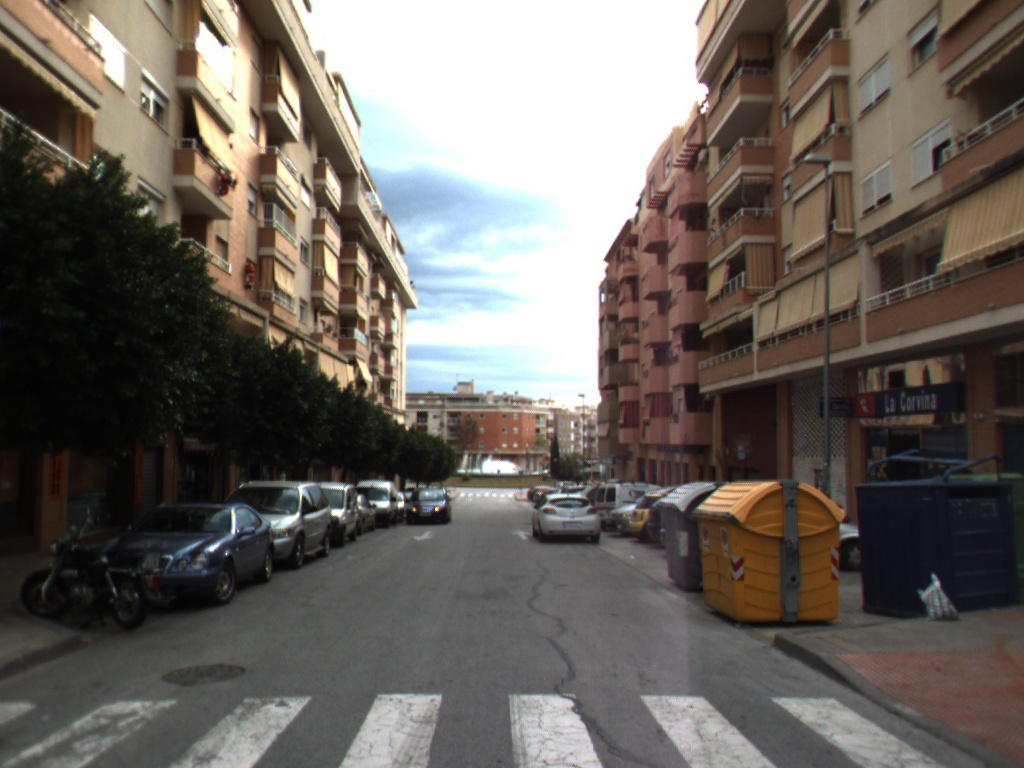
//> input picture images/right.jpg, 1024 x 768 px
$ ./sensorfusion_assign1   (built with g++ and OpenCV 4)
//> lines starting //> are read from the running program, lines starting //| are printed output that depends on the picture; after the words box and inside, x2 and y2 are one past the last pixel; in counts of white or black regions, pixels touching at a corner belong together
### sensorfusion_assign1/sensorfusion_assign1.h
// sensorfusion_assign1.h : Include file for standard system include files,
// or project specific include files.

#pragma once

#include <iostream>

// TODO: Reference additional headers your program requires here.

### sensorfusion_assign1/sensorfusion_assign1.cpp
#include <iostream>
#include <opencv2/opencv.hpp>
#include <math.h>
#include "sensorfusion_assign1.h"
#include <time.h>
#include <vector>

using namespace std;
using namespace cv;

void FitLineRANSAC(
	vector<Point> points_,
	double threshold_,
	int maximum_iteration_number_,
	Mat image_)
{
	srand(time(NULL));
	int iterationNumber = 0;

	vector<int> inliers;
	inliers.reserve(points_.size());

	constexpr int kSampleSize = 2;
	std::vector<int> sample(kSampleSize);
	bool shouldDraw = image_.data != nullptr;
	while (iterationNumber++ < maximum_iteration_number_)
	{
		// 1. Select a minimal sample, i.e., in this case, 2 random points.
		for (size_t sampleIdx = 0; sampleIdx < kSampleSize; ++sampleIdx)
		{
			do
			{
				sample[sampleIdx] =
					round((points_.size() - 1) * static_cast<double>(rand()) / static_cast<double>(RAND_MAX));
				if (sampleIdx == 0)
					break;
				if (sampleIdx == 1 &&
					sample[0] != sample[1])
					break;
			} while (true);
		}
		// 2. Fit a line to the points.
		const Point2d& p1 = points_[sample[0]]; // First point selected
		const Point2d& p2 = points_[sample[1]]; // Second point select
		Point2d v = p2 - p1; // Direction of the line
		v = v / cv::norm(v); // Division by the length of the vector to make it unit length
		Point2d n; // Normal of the line (perpendicular to the line)
		// Rotate v by 90° to get n
		n.x = -v.y;
		n.y = v.x;
		// distance(line, point) = | a * x + b * y + c | / sqrt(a * a + b * b)
		// if ||n||_2 = 1 (unit length) then sqrt(a * a + b * b) = 1 and I don't have to do the division that is in the previous line
		long double a = n.x;
		long double b = n.y;
		long double c = -(a * p1.x + b * p1.y);

		// 3. Count the number of inliers, i.e., the points closer than the threshold.
		inliers.clear();
		for (size_t pointIdx = 0; pointIdx < points_.size(); ++pointIdx)
		{
			const Point2d& point = points_[pointIdx];
			const long double distance =
				abs(a * point.x + b * point.y + c);

			if (distance < threshold_)
			{
				inliers.emplace_back(pointIdx);
			}
		}

		if (inliers.size() > 150 && shouldDraw)
		{
			for (size_t pointIdx = inliers.size()-1; pointIdx > 0; --pointIdx)
			{
				points_.erase(points_.begin() + inliers[pointIdx]);
			}
			inliers.clear();
			inliers.resize(0);
			cv::line(image_,
				p1,
				p2,
				cv::Scalar(0, 0, 255),
				1);
		}
	}
}

void DrawPoints(vector<Point>& points, Mat image)
{
	for (int i = 0; i < points.size(); ++i)
	{
		circle(image, points[i], 1, Scalar(255, 255, 255));
	}
}

int main()
{
	Mat input = imread("right.jpg", 1);
//> input is the input picture: 768 rows x 1024 cols, CV_8UC3; mean B, G, R 93.9, 99.8, 105.9

	if (input.data == nullptr) {
		cerr << "Failed to load image" << endl;
	}
	Mat gray;
	Mat edge_gaus;
	int kernel_size = 5;
	Mat blur_gray;
	cvtColor(input, gray, CV_BGR2GRAY);
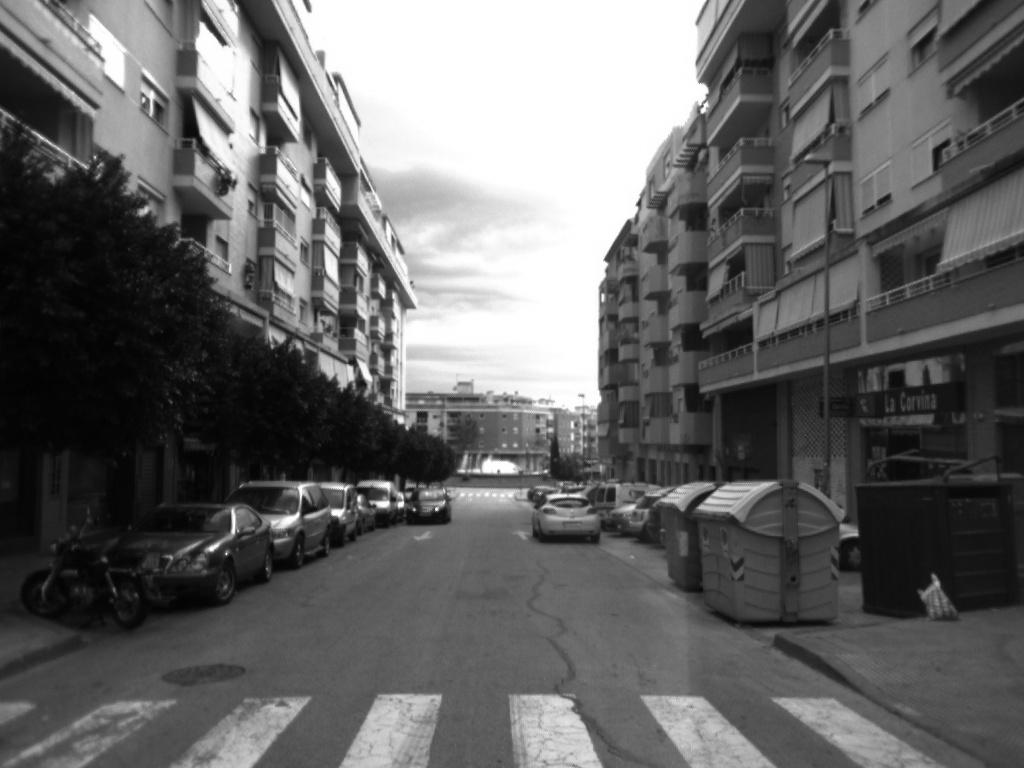
//> gray: 768 rows x 1024 cols, CV_8UC1; min 2, max 255, mean 101
	GaussianBlur(gray, blur_gray, Size(3, 3), 1.0);
	Canny(blur_gray, edge_gaus, 50, 150, 3, true);
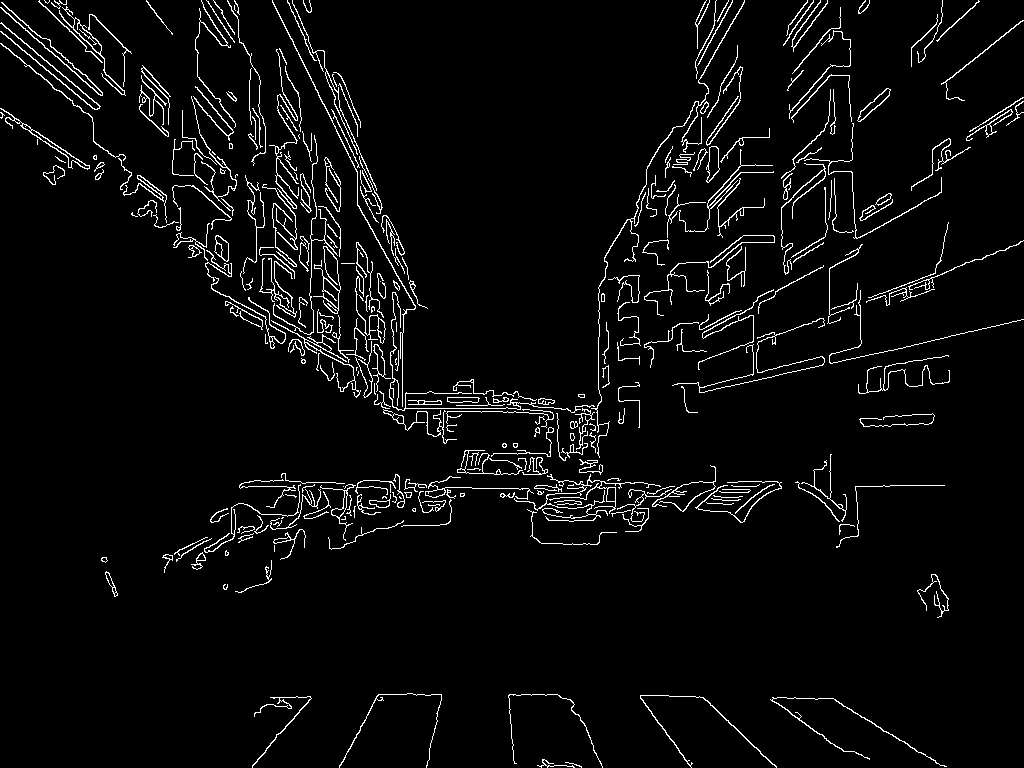
//> edge_gaus: 768 rows x 1024 cols, CV_8UC1; 4.1% white in thin lines or dots
	//imshow("Gaus", edge_gaus);
	Mat image = Mat::zeros(edge_gaus.rows, edge_gaus.cols, CV_8UC3);
	vector<Point> points;

	findNonZero(edge_gaus, points);
//> points = 32016 items
	//DrawPoints(points, input);
	FitLineRANSAC(points, 0.5, 100000, input);
//> in FitLineRANSAC, `bool shouldDraw = image_.data != nullptr;`: shouldDraw = true
//> the loop in FitLineRANSAC, `while (iterationNumber++ < maximum_iteration_number_)` made 100000 passes
//> (p1, p2, v, a, b, c) on passes 1 to 3: (Point(314, 267), Point(637, 317), Point(0.988, 0.153), -0.153, 0.988, -215.8), (Point(288, 162), Point(353, 350), Point(0.327, 0.945), -0.945, 0.327, 219.3), (Point(563, 483), Point(275, 181), Point(-0.69, -0.724), 0.724, -0.69, -74.1)
//> after the loop in FitLineRANSAC, `while (iterationNumber++ < maximum_iteration_number_)`:
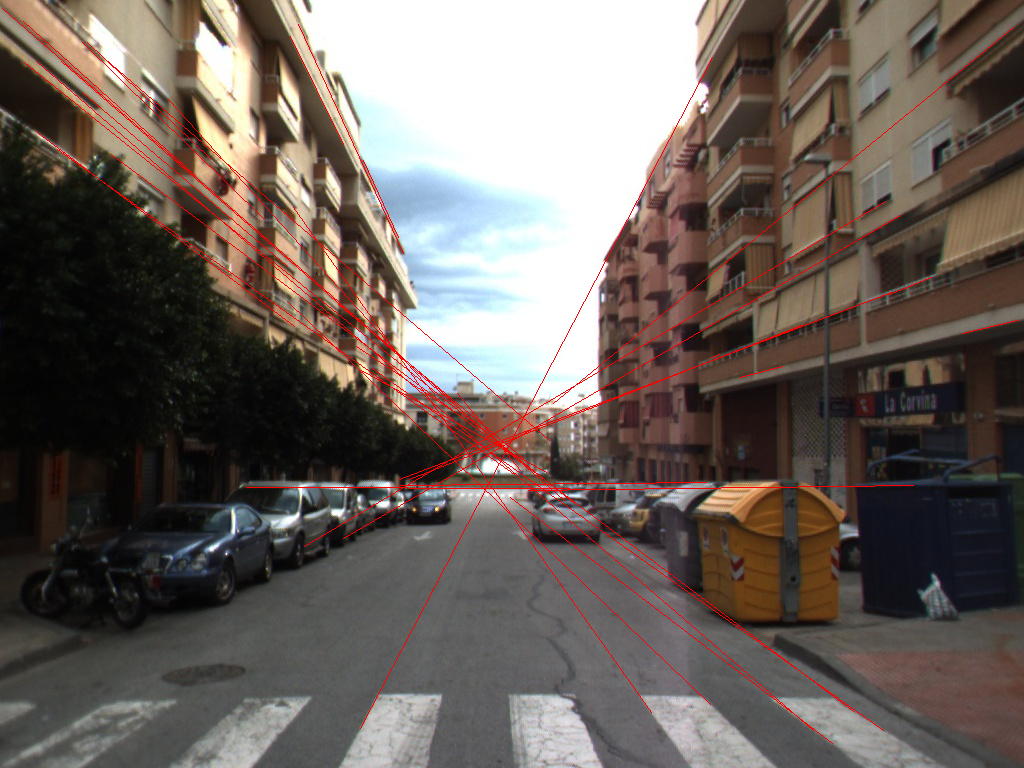
//> image_: 768 rows x 1024 cols, CV_8UC3; 1.5% of pixels changed, all inside (x1, y1, x2, y2) = (2, 8, 1018, 744)
//> after the loop in FitLineRANSAC, `while (iterationNumber++ < maximum_iteration_number_)`: iterationNumber = 100001; inliers = 47 values from 4111 to 8384; points_ = 25957 items

	imshow("Edge detected image", edge_gaus);
	imshow("Output", input);
	waitKey(0);

	return 0;
}

$ run again, with images/0095.jpg copied over images/right.jpg
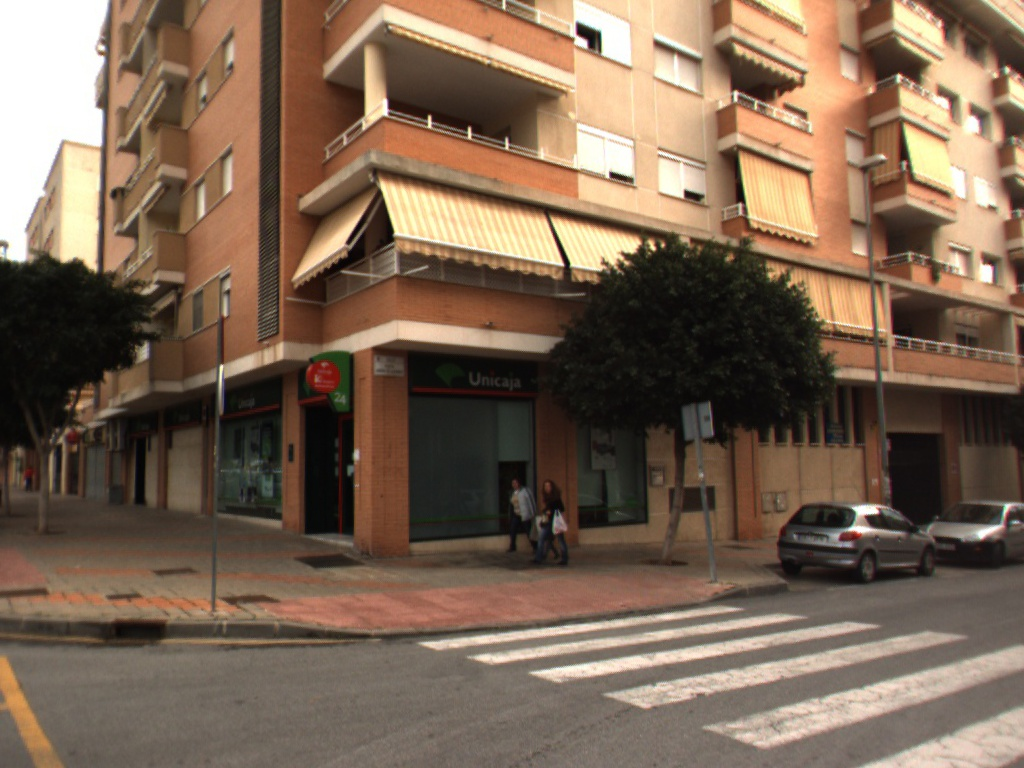
//> input picture images/0095.jpg, 1024 x 768 px
//> input is the input picture: 768 rows x 1024 cols, CV_8UC3; mean B, G, R 82.7, 101, 122.8
//> `Canny(blur_gray, edge_gaus, 50, 150, 3, true);`:
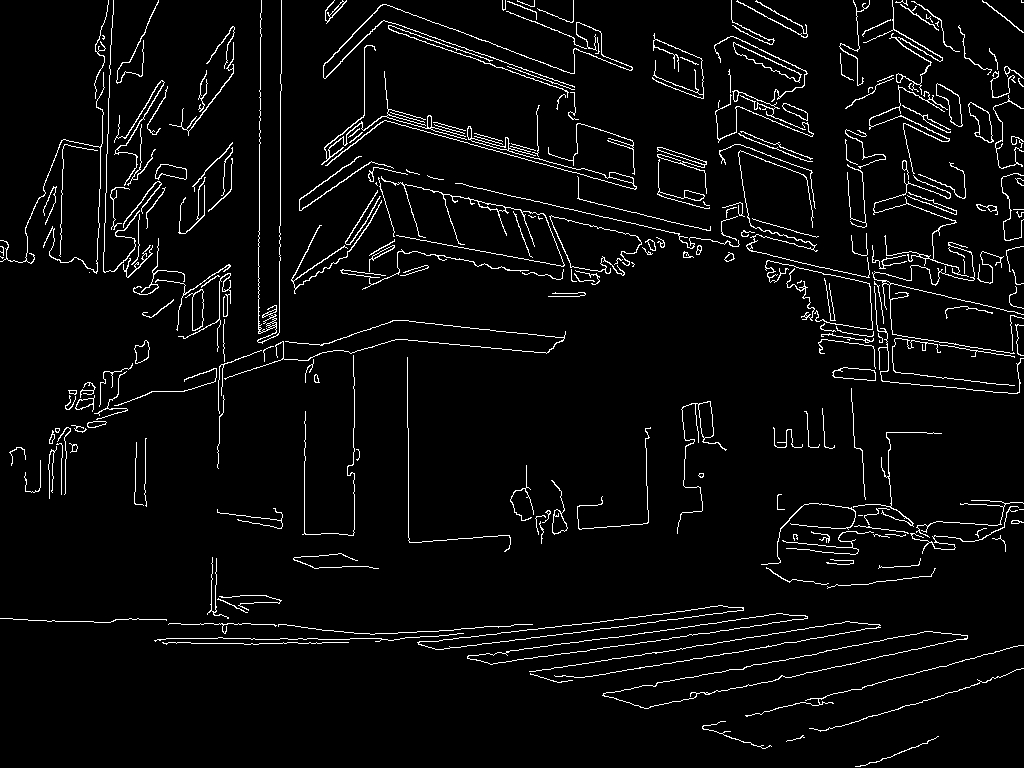
//> edge_gaus: 768 rows x 1024 cols, CV_8UC1; 4.3% white in thin lines or dots
//> points = 33707 items
//> shouldDraw = true
//> the loop in FitLineRANSAC, `while (iterationNumber++ < maximum_iteration_number_)` made 100000 passes
//> (p1, p2, v, a, b, c) on passes 1 to 3: (Point(380, 251), Point(196, 287), Point(-0.981, 0.192), -0.192, -0.981, 319.3), (Point(140, 151), Point(181, 336), Point(0.216, 0.976), -0.976, 0.216, 104), (Point(536, 521), Point(559, 168), Point(0.065, -0.998), 0.998, 0.065, -568.7)
//> after the loop in FitLineRANSAC, `while (iterationNumber++ < maximum_iteration_number_)`:
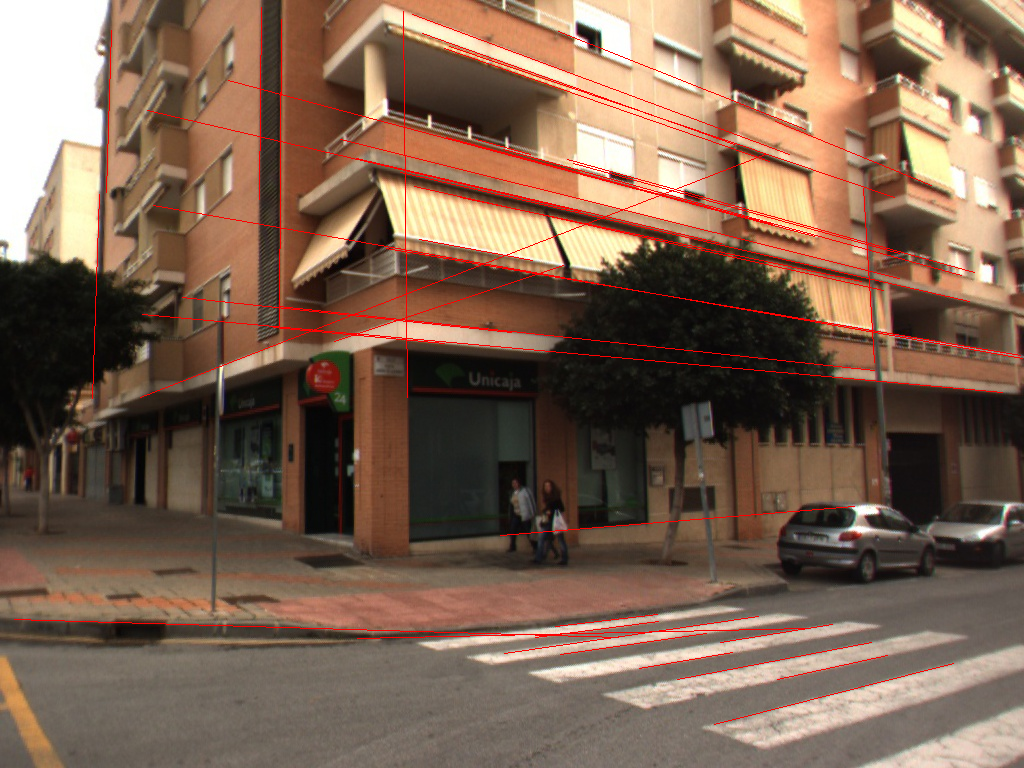
//> image_: 768 rows x 1024 cols, CV_8UC3; 1.91% of pixels changed, all inside (x1, y1, x2, y2) = (14, 7, 1023, 725)
//> after the loop in FitLineRANSAC, `while (iterationNumber++ < maximum_iteration_number_)`: iterationNumber = 100001; inliers = 20 values from 6199 to 24092; points_ = 25407 items

$ run again, with images/0097.jpg copied over images/right.jpg
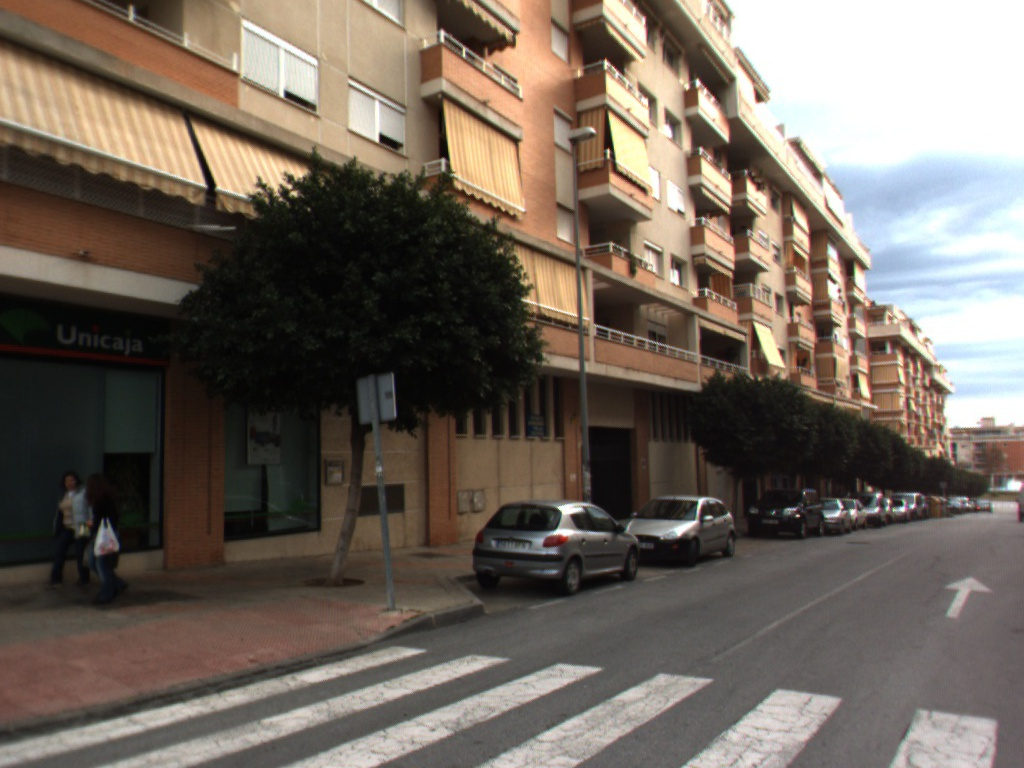
//> input picture images/0097.jpg, 1024 x 768 px
//> input is the input picture: 768 rows x 1024 cols, CV_8UC3; mean B, G, R 93, 102.7, 113
//> `Canny(blur_gray, edge_gaus, 50, 150, 3, true);`:
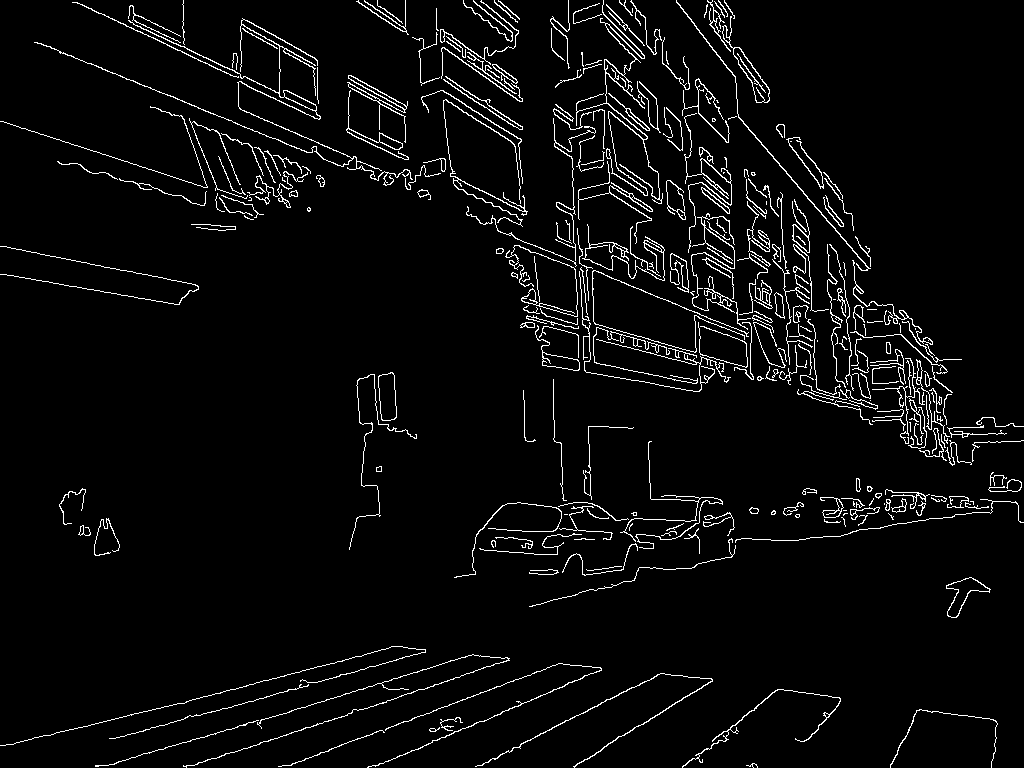
//> edge_gaus: 768 rows x 1024 cols, CV_8UC1; 4.1% white in thin lines or dots
//> points = 32413 items
//> shouldDraw = true
//> the loop in FitLineRANSAC, `while (iterationNumber++ < maximum_iteration_number_)` made 100000 passes
//> (p1, p2, v, a, b, c) on passes 1 to 3: (Point(535, 266), Point(714, 320), Point(0.957, 0.289), -0.289, 0.957, -100.1), (Point(684, 155), Point(927, 353), Point(0.775, 0.632), -0.632, 0.775, 311.9), (Point(967, 503), Point(318, 175), Point(-0.892, -0.451), 0.451, -0.892, 12.75)
//> after the loop in FitLineRANSAC, `while (iterationNumber++ < maximum_iteration_number_)`:
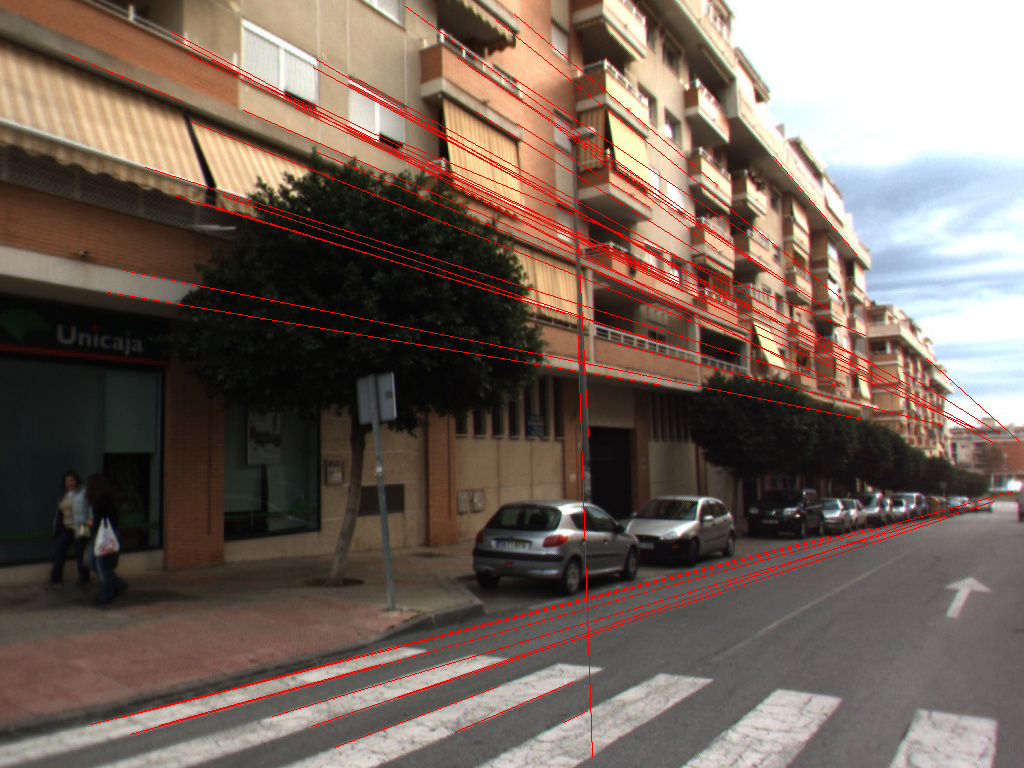
//> image_: 768 rows x 1024 cols, CV_8UC3; 2.53% of pixels changed, all inside (x1, y1, x2, y2) = (67, 6, 1020, 757)
//> after the loop in FitLineRANSAC, `while (iterationNumber++ < maximum_iteration_number_)`: iterationNumber = 100001; inliers = [10160, 10202, 10248, 10756, 11229, 12432, 15634, 16030, 16245, 16318, 17579, 17605, 17637, 22563, 22584, 22599]; points_ = 23084 items
